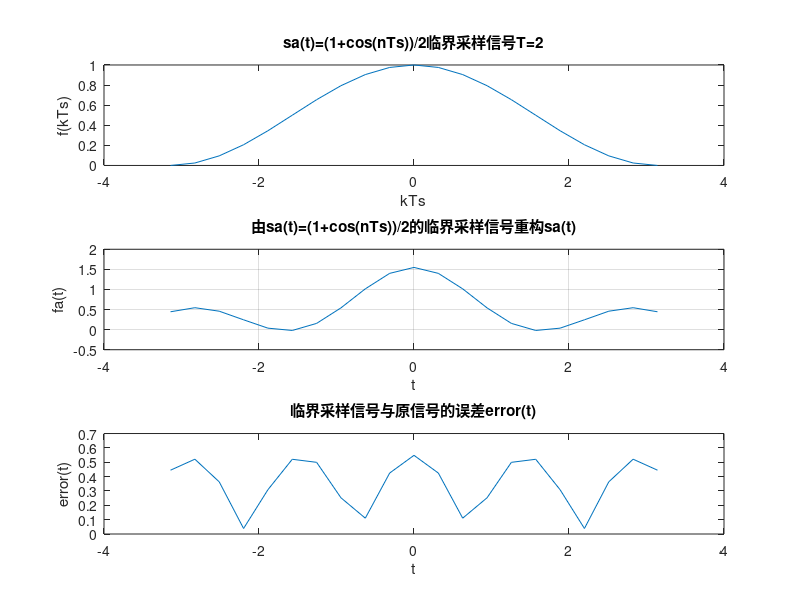

Here is the MATLAB script that generated this plot:
wc=2.4;                        %滤波器截止频率 
Ts=2;                     %采样间隔 
n=-5:5;                     %时域采样点数 
nTs=n*Ts;                      %时域采样点 
f=(1+cos(nTs))/2;                   %信号f(nTs)的表达式
t=-pi:pi/10:pi; 
fa=f*Ts*wc/pi*sinc((wc/pi)*(ones(length(nTs),1)*t-nTs'*ones(1,length(t)))); %信号重构 
error=abs(fa-((1+cos(t))/2));          %求重构信号与原信号的误差
t1=-pi:pi/10:pi; 
f1=(1+cos(t1))/2; 
subplot(3,1,1); 
plot(t1,f1); 
xlabel('kTs'); ylabel('f(kTs)'); 
title('sa(t)=(1+cos(nTs))/2临界采样信号T=2'); 
subplot(3,1,2); 
plot(t,fa); 
xlabel('t'); ylabel('fa(t)'); 
title('由sa(t)=(1+cos(nTs))/2的临界采样信号重构sa(t)'); 
grid on; 
subplot(3,1,3); 
plot(t,error); 
xlabel('t'); ylabel('error(t)'); 
title('临界采样信号与原信号的误差error(t)');
